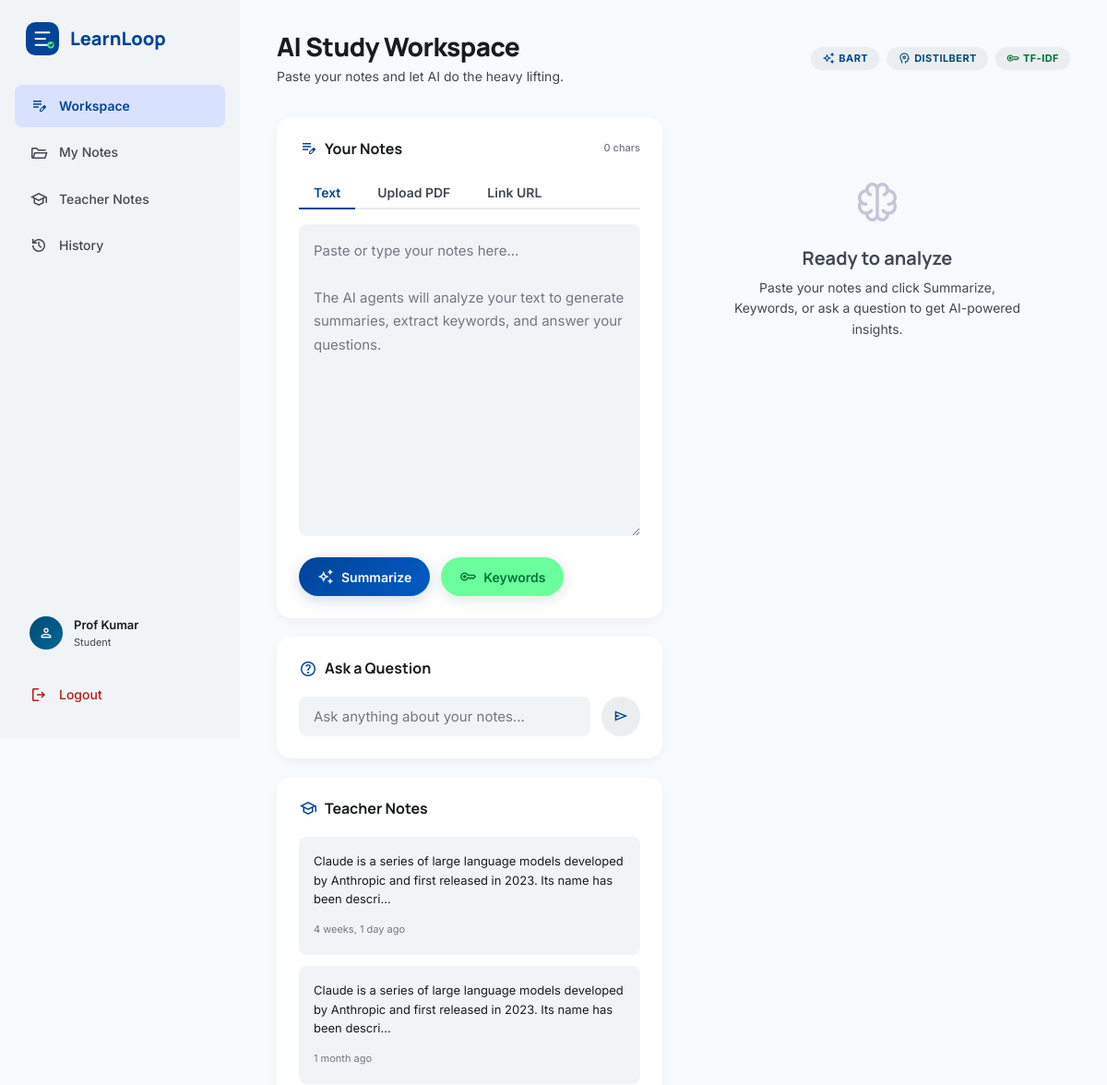
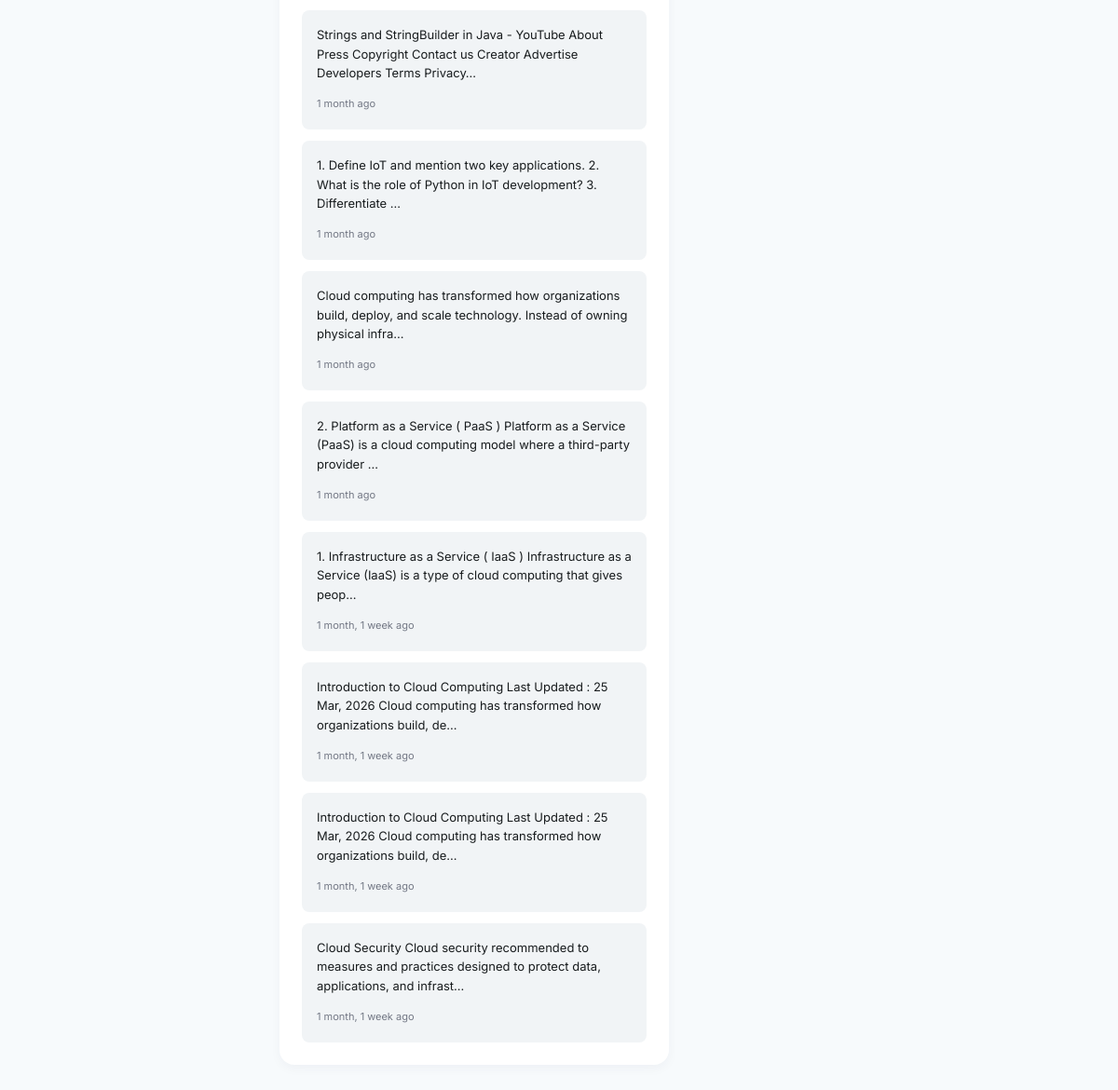
Screenshot of /student/ (signed in) with the database file from the repository (2 pictures, top to bottom).
### notes/models.py (models this page shows, shortened)
class Note(models.Model):
    content = models.TextField(
        help_text="The original note text entered by the user"
    )
    summary = models.TextField(
        blank=True,
        default='',
        help_text="AI-generated summary of the note"
    )
    keywords = models.TextField(
        blank=True,
        default='',
        help_text="Comma-separated keywords extracted via TF-IDF"
    )
    created_at = models.DateTimeField(
        auto_now_add=True,
        help_text="Timestamp when this note was created"
    )
    class Meta:
        ordering = ['-created_at']  # Newest notes first
        verbose_name = 'Note'
        verbose_name_plural = 'Notes'

### notes/views.py (the view)
# urls.py: path('student/', views.student_workspace, name='student_workspace'),
@login_required(login_url='/login/')
def student_workspace(request):
    notes = Note.objects.all().order_by('-created_at')[:10]
    return render(request, 'student_workspace.html', {
        'notes': notes,
        'teacher_notes': notes,
    })

### notes/templates/student_workspace.html (shortened to what this page needs)
{% extends 'base.html' %}
{% load static %}
{% block body_class %}page-workspace{% endblock %}
{% block body %}
<aside class="sidebar" id="sidebar">
    <div class="sidebar-top">
        <div class="sidebar-logo">
            <span class="sidebar-brand">LearnLoop</span>
        </div>
        <nav class="sidebar-nav">
            <a href="#" class="nav-item active" id="navWorkspace">
                <span class="material-symbols-outlined">edit_note</span>
                <span>Workspace</span>
            </a>
            <a href="#" class="nav-item" id="navMyNotes">
                <span class="material-symbols-outlined">folder_open</span>
                <span>My Notes</span>
            </a>
            <a href="#" class="nav-item" id="navTeacherNotes">
                <span class="material-symbols-outlined">school</span>
                <span>Teacher Notes</span>
            </a>
            <a href="#" class="nav-item" id="navHistory">
                <span class="material-symbols-outlined">history</span>
                <span>History</span>
            </a>
        </nav>
    </div>
    <div class="sidebar-bottom">
        <div class="sidebar-user">
            <div class="user-avatar user-avatar--student">
                <span class="material-symbols-outlined">person</span>
            </div>
            <div class="user-info">
                <span class="user-name">{{ user.get_full_name|default:user.username|default:"Student" }}</span>
                <span class="user-role">Student</span>
            </div>
        </div>
        <a href="{% url 'logout' %}" class="nav-item nav-item--logout" id="logoutBtnStudent">
            <span class="material-symbols-outlined">logout</span>
            <span>Logout</span>
        </a>
    </div>
</aside>
<main class="dashboard-main" id="workspaceMain">
    <header class="topbar">
        <div class="topbar-left">
            <div>
                <h1 class="topbar-title">AI Study Workspace</h1>
                <p class="topbar-sub">Paste your notes and let AI do the heavy lifting.</p>
            </div>
        </div>
        <div class="topbar-actions">
            <div class="agent-badges">
                <span class="agent-badge agent-badge--bart" title="BART Summarization">
                    <span class="material-symbols-outlined">auto_awesome</span> BART
                </span>
                <span class="agent-badge agent-badge--distil" title="DistilBERT Q&A">
                    <span class="material-symbols-outlined">psychology</span> DistilBERT
                </span>
                <span class="agent-badge agent-badge--tfidf" title="TF-IDF Keywords">
                    <span class="material-symbols-outlined">key</span> TF-IDF
                </span>
            </div>
        </div>
    </header>
    <div class="workspace-grid">
        <div class="workspace-col workspace-col--input">
            <section class="ws-card" id="inputSection">
                <div class="ws-card-header">
                    <h2 class="ws-card-title">
                        <span class="material-symbols-outlined">edit_note</span>
                        Your Notes
                    </h2>
                    <span class="char-counter" id="charCount">0 chars</span>
                </div>
                <div class="input-tabs">
                    <button class="tab-btn active" onclick="switchTab('text')">Text</button>
                    <button class="tab-btn" onclick="switchTab('pdf')">Upload PDF</button>
                    <button class="tab-btn" onclick="switchTab('url')">Link URL</button>
                </div>
                <textarea
                    id="noteInput"
                    class="ws-textarea"
                    placeholder="Paste or type your notes here...&#10;&#10;The AI agents will analyze your text to generate summaries, extract keywords, and answer your questions."
                    rows="12"
                    oninput="updateCharCount()"
                ></textarea>
                <div class="ws-actions">
                    <button class="btn-action btn-action--primary" id="btnSummarize" onclick="handleAction('summarize')">
                        <span class="material-symbols-outlined">auto_awesome</span>
                        Summarize
                    </button>
                    <button class="btn-action btn-action--secondary" id="btnKeywords" onclick="handleAction('keywords')">
                        <span class="material-symbols-outlined">key</span>
                        Keywords
                    </button>
                </div>
            </section>
            <section class="ws-card" id="qaSection">
                <div class="ws-card-header">
                    <h2 class="ws-card-title">
                        <span class="material-symbols-outlined">help</span>
                        Ask a Question
                    </h2>
                </div>
                <div class="qa-row">
                    <input
                        type="text"
                        id="questionInput"
                        class="ws-input"
                        placeholder="Ask anything about your notes..."
                        onkeydown="if(event.key==='Enter') handleAction('qa')"
                    >
                    <button class="btn-action btn-action--tertiary" id="btnAsk" onclick="handleAction('qa')">
                        <span class="material-symbols-outlined">send</span>
                    </button>
                </div>
            </section>
            {% if teacher_notes %}
            <section class="ws-card" id="teacherNotesSection">
                <div class="ws-card-header">
                    <h2 class="ws-card-title">
                        <span class="material-symbols-outlined">school</span>
                        Teacher Notes
                    </h2>
                </div>
                <div class="teacher-notes-list">
                    {% for note in teacher_notes %}
                    <div class="teacher-note-item" onclick="document.getElementById('noteInput').value='{{ note.content|escapejs }}'; updateCharCount();">
                        <p class="tn-preview">{{ note.content|truncatechars:120 }}</p>
                        <span class="tn-meta">{{ note.created_at|timesince }} ago</span>
                    </div>
                    {% endfor %}
                </div>
            </section>
            {% endif %}
        </div>
        <div class="workspace-col workspace-col--results">
            <div class="results-empty" id="resultsEmpty">
                <span class="material-symbols-outlined empty-icon">neurology</span>
                <h3>Ready to analyze</h3>
                <p>Paste your notes and click Summarize, Keywords, or ask a question to get AI-powered insights.</p>
            </div>
        </div>
    </div>
</main>
{% endblock %}

### rows the page displays
Note: content "Claude is a series of large language models developed by Anthropic and first released in 2023. Its name has been descri…", created_at "4 weeks, 1 day"
Note: content "Claude is a series of large language models developed by Anthropic and first released in 2023. Its name has been descri…", created_at "1 month"
Note: content "Strings and StringBuilder in Java - YouTube About Press Copyright Contact us Creator Advertise Developers Terms Privacy…", created_at "1 month"
Note: content "1. Define IoT and mention two key applications. 2. What is the role of Python in IoT development? 3. Differentiate …", created_at "1 month"
Note: content "Cloud computing has transformed how organizations build, deploy, and scale technology. Instead of owning physical infra…", created_at "1 month"
Note: content "2. Platform as a Service ( PaaS ) Platform as a Service (PaaS) is a cloud computing model where a third-party provider …", created_at "1 month"
Note: content "1. Infrastructure as a Service ( IaaS ) Infrastructure as a Service (IaaS) is a type of cloud computing that gives peop…", created_at "1 month, 1 week"
Note: content "Introduction to Cloud Computing Last Updated : 25 Mar, 2026 Cloud computing has transformed how organizations build, de…", created_at "1 month, 1 week"
Note: content "Introduction to Cloud Computing Last Updated : 25 Mar, 2026 Cloud computing has transformed how organizations build, de…", created_at "1 month, 1 week"
Note: content "Cloud Security Cloud security recommended to measures and practices designed to protect data, applications, and infrast…", created_at "1 month, 1 week"

### other values shown
{{ user.get_full_name|default:user.username|default:"Student" }} "Prof Kumar"
